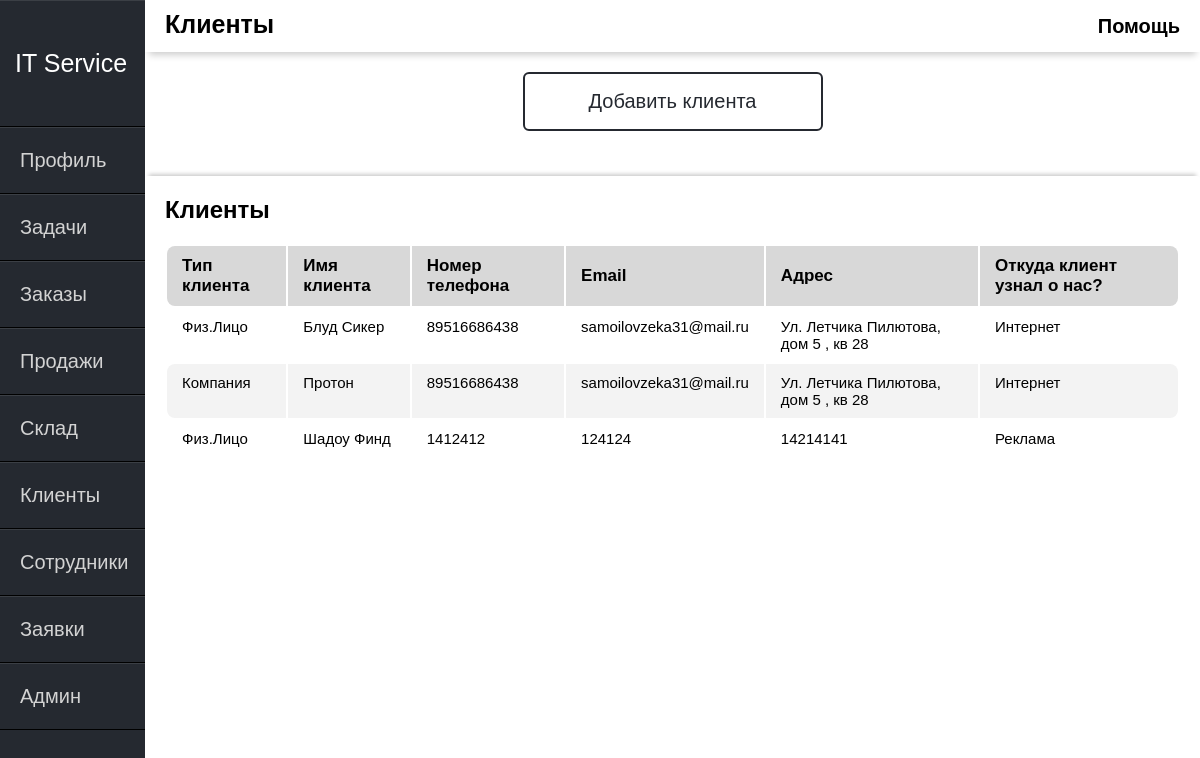
Before: /clients/ (signed in) with the older database file.
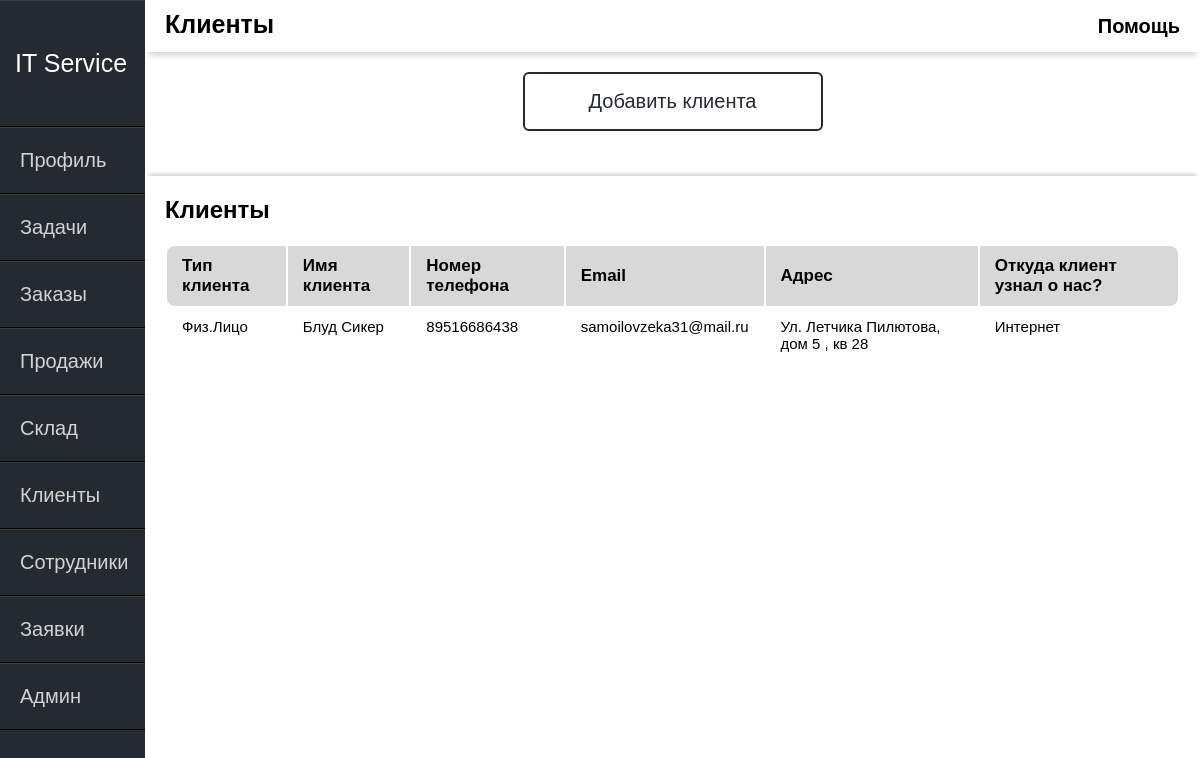
After: the same page with the newer database file.
### itservice/models.py (models this page shows, shortened)
class client(models.Model):
    Type = (
        ('Компания', 'Компания'),
        ('Физ.Лицо', 'Физ.Лицо')
    )
    Found = (
        ('Знакомые', 'Знакомые'),
        ('Интернет', 'Интернет'),
        ('Реклама', 'Реклама')
    )
    client_type = models.CharField(max_length=15, choices=Type,
                                   default='Физ.лицо', verbose_name="Тип клиента")
    client_name = models.CharField(max_length=50, verbose_name="Имя клиента")
    client_phone = models.CharField(max_length=40, verbose_name="Номер телефона")
    client_email = models.CharField(max_length=100, verbose_name="Email")
    client_address = models.CharField(max_length=50, verbose_name="Адрес")
    client_found = models.CharField(max_length=15, choices=Found, default='Знакомые',
                                    verbose_name="Откуда клиент узнал о нас?")
    class Meta:
        verbose_name = "Клиент"
        verbose_name_plural = "Клиент"

### itservice/views.py (the view)
# urls.py: path('clients/', views.Clients, name="clients"),
def Clients(request):
    if request.method == 'POST':
        form_client = AddClientFrom(request.POST)
        if form_client.is_valid():
            form_client.save()
            return redirect('clients')
    else:
        form_client = AddClientFrom()
    clients = client.objects.all()
    return render(request, 'itservice/clients.html', {'clients': clients, 'form': form_client})

### itservice/templates/itservice/clients.html (shortened to what this page needs)
{% extends 'itservice/main.html' %}
{% block content %}
<div class="header-name">
    Клиенты
</div>
 <div class="help">
    <span class="tooltip" data-title="Это окно ваших клиентов.
Создавайте клиентов и поставщиков для отслеживания истории работы с ними.">Помощь</span>
 </div>
{% endblock %}
{% block content1 %}
<div class="main-window">
    <button class="btn" id="open">Добавить клиента</button>
<div class="ok"></div>
    <div class="warpper">
        <div class="panels">
            <div class="panel-title">Клиенты</div>
            <table class="table">
                <thead>
                <tr>
                    <th>Тип клиента</th>
                    <th>Имя клиента</th>
                    <th>Номер телефона</th>
                    <th>Email</th>
                    <th>Адрес</th>
                    <th>Откуда клиент узнал о нас?</th>
                </tr>
                </thead>
                <tbody>
                {% for c in clients%}
                <tr>
                        <td><a href="{% url 'clients' %}">{{c.client_type}}</a></td>
                        <td>{{c.client_name}}</td>
                        <td>{{c.client_phone}}</td>
                        <td>{{c.client_email}}</td>
                        <td>{{c.client_address}}</td>
                        <td>{{c.client_found}}</td>
                </tr>
                {% endfor %}
                </tbody>
            </table>
        </div>
    </div>
</div>
{% endblock %}

Changed rows visible on the page:
removed client: client_type "Компания", client_name "Протон", client_phone "89516686438", client_email "samoilovzeka31@mail.ru", client_address "Ул. Летчика Пилютова, дом 5 , кв 28", client_found "Интернет"
removed client: client_type "Физ.Лицо", client_name "Шадоу Финд", client_phone "1412412", client_email "124124", client_address "14214141", client_found "Реклама"
